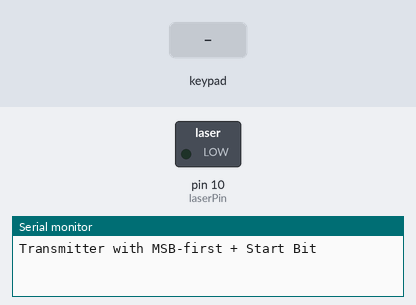
The sketch below on a simulated Arduino Uno, built with avr-gcc and run on an emulated ATmega328P. Shown: switched loads named in the sketch (green lamp = pin HIGH), the last lines printed to the serial monitor. The inputs (shaded band) are chosen by the test bench.

Above: at 1.2 s.
1.3 s: key '1' pressed
At 5.6 s:
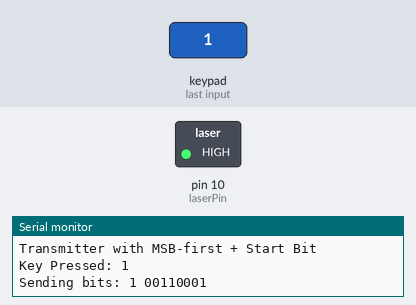
Timing chart, 0 to 11.8 s (numbered marks = the images above; inputs shaded):
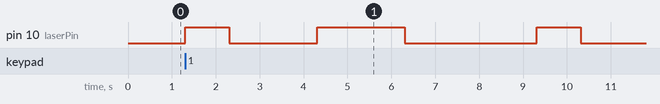

The sketch:

transmitter.ino
```cpp
#include <Keypad.h>

const int laserPin = 10;

// إعداد الكيباد 4x4
const byte ROWS = 4;
const byte COLS = 4;

char keys[ROWS][COLS] = {
  {'1','2','3','A'},
  {'4','5','6','B'},
  {'7','8','9','C'},
  {'*','0','#','D'}
};

byte rowPins[ROWS] = {2, 3, 4, 5};
byte colPins[COLS] = {6, 7, 8, 9};

Keypad keypad = Keypad(makeKeymap(keys), rowPins, colPins, ROWS, COLS);

void setup() {
  pinMode(laserPin, OUTPUT);
  digitalWrite(laserPin, LOW);
  Serial.begin(9600);
  Serial.println("Transmitter with MSB-first + Start Bit");
}

void loop() {
  char key = keypad.getKey();

  if (key != NO_KEY) {
    Serial.print("Key Pressed: ");
    Serial.println(key);
    sendAsciiWithStartBit_MSB(key);
  }
}

// إرسال Start Bit + 8 بت MSB أولًا
void sendAsciiWithStartBit_MSB(char character) {
  byte asciiCode = character;

  Serial.print("Sending bits: ");
  Serial.print("1 "); // Start bit
  for (int i = 7; i >= 0; i--) {
    Serial.print((asciiCode >> i) & 1);
  }
  Serial.println();

  // Start bit: 1
  digitalWrite(laserPin, HIGH);
  delay(1000);

  // إرسال 8 بت (MSB أولًا)
  for (int i = 7; i >= 0; i--) {
    bool bit = (asciiCode >> i) & 1;
    digitalWrite(laserPin, bit ? HIGH : LOW);
    delay(1000);
  }

  digitalWrite(laserPin, LOW); // تأكد من إطفاء الليزر بعد الإرسال
  delay(500); // فاصل بين الحروف
}
```

Measured:
- after the input at 1.3 s, pin 10 (laserPin): goes HIGH 1.0 s, LOW 2.0 s, HIGH 2.0 s, LOW 3.0 s, HIGH 1.0 s, then LOW, starting at once
